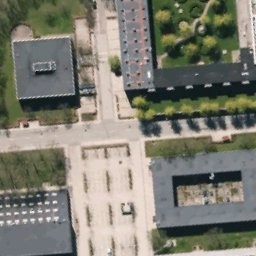
#> input picture localizer/location.png, 256 x 256 px, found by its file name
$ jupyter execute localizer.ipynb
#> lines starting #> are read from the running program, lines starting #| are printed output that depends on the picture; long printed decimals are rounded
# 6G Network
User location is a crucial piece of information for 6G
network management and control. In real world, location uncertainty in mmWave networks is unavoidable and leads to localization errors. Image processing aided 6G systems show much improved performance by reducing location uncertainty. The goal is to design computationally light-weight fast localizer of 3 geographical locations: building=1, grass=2 and road=3, as shown in the image below.

[cell 1]
import numpy as np
import cv2
import matplotlib.pyplot as plt
from google.colab.patches import cv2_imshow

[cell 2]
path = '/content/location.png'
img = cv2.imread(path)
#> img is the input picture: shape (256, 256, 3); mean B, G, R 113.8, 125.5, 126.5
cv2_imshow(img)

[cell 3]
"""manually extracting different regions from the image"""
building = img[38:96,13:73,:]
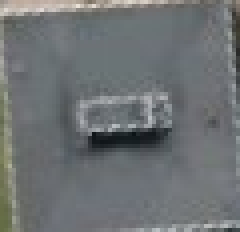
#> building: shape (58, 60, 3) (shown 4 times larger); mean B, G, R 115.3, 113.6, 109.5
cv2_imshow(building)
grass = img[0:60,160:235,:]
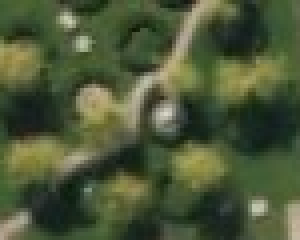
#> grass: shape (60, 75, 3) (shown 4 times larger); mean B, G, R 55.7, 87, 75.8
cv2_imshow(grass)
road = img[150:256,80:145,:]
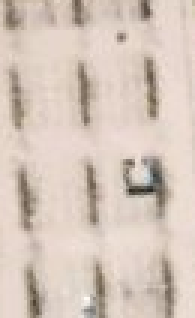
#> road: shape (106, 65, 3) (shown 3 times larger); mean B, G, R 187.5, 198.7, 214.1
cv2_imshow(road)

[cell 4]
def feature_space(img,b=0,g=1,r=2):
  """extracting features using channel differencing"""
#> called with b = 0, g = 1, r = 2
  feature_space = []
  R_G_img = abs(np.sum(img[:,:,r].astype(int)-img[:,:,g].astype(int))/(img.size/3))
#> R_G_img = 4.02
  feature_space.append(R_G_img)
  R_B_img = abs(np.sum(img[:,:,r].astype(int)-img[:,:,b].astype(int))/(img.size/3))
#> R_B_img = 5.75
  feature_space.append(R_B_img)
  G_B_img = abs(np.sum(img[:,:,g].astype(int)-img[:,:,b].astype(int))/(img.size/3))
#> G_B_img = 1.73
  feature_space.append(G_B_img)
  twoG_R_B_img = abs(np.sum(2*img[:,:,g].astype(int)-img[:,:,r].astype(int)-img[:,:,b].astype(int))/(img.size/3))
#> twoG_R_B_img = 2.29
  feature_space.append(twoG_R_B_img)
  return feature_space

[cell 5]
print(feature_space(building))
#| [4.018, 5.749, 1.731, 2.287]
print(feature_space(grass))
#| [11.265, 20.092, 31.357, 42.621]
print(feature_space(road))
#| [15.428, 26.592, 11.164, 4.264]

[cell 6]
def output(path):
#> called with path = '/content/location2.jpg'
  img = cv2.imread(path)
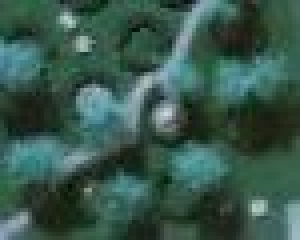
#> input picture localizer/location2.jpg, 75 x 60 px, found by its file name (shown 4 times larger)
#> img is the input picture: shape (60, 75, 3); mean B, G, R 75.9, 87, 55.8
  feature_input = feature_space(img,b=0,g=1,r=2)
#> feature_input = [31.28, 20.1, 11.17, 42.45]
  feature_building = [4.0183908045977015, 5.749425287356321, 1.7310344827586206, 2.2873563218390807]
  feature_grass = [11.264666666666667, 20.092, 31.356666666666666, 42.62133333333333]
  feature_road = [15.42801161103048, 26.59187227866473, 11.163860667634253, 4.264150943396227]
  mse_building = np.square(np.subtract(feature_input,feature_building)).mean()
#> mse_building = 662.9
  mse_grass = np.square(np.subtract(feature_input,feature_grass)).mean()
#> mse_grass = 202
  mse_road = np.square(np.subtract(feature_input,feature_road)).mean()
#> mse_road = 437.9
  if(mse_building<mse_grass and mse_building<mse_road):
    return 'Building'
  if(mse_grass<mse_building and mse_grass<mse_road):
    return 'Grass'
  else:
    return 'Road'
